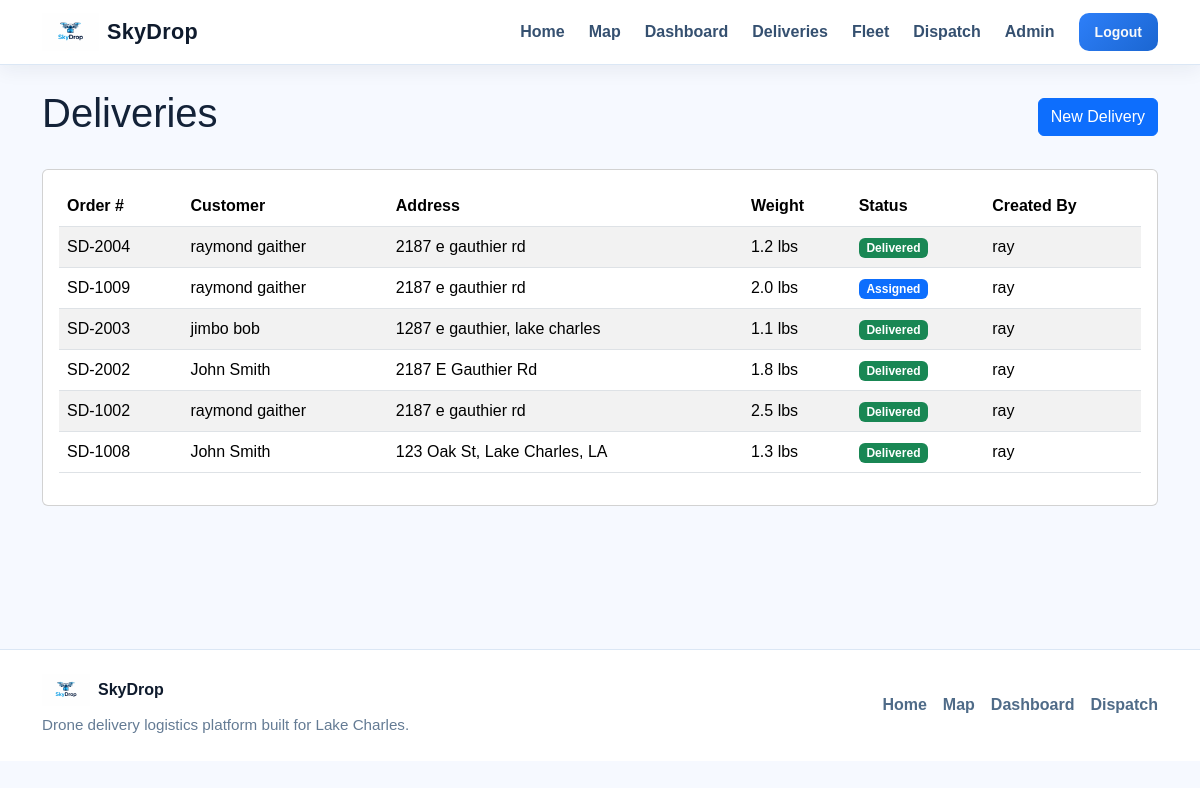
The page /deliveries/ (signed in) on the database as committed earlier.
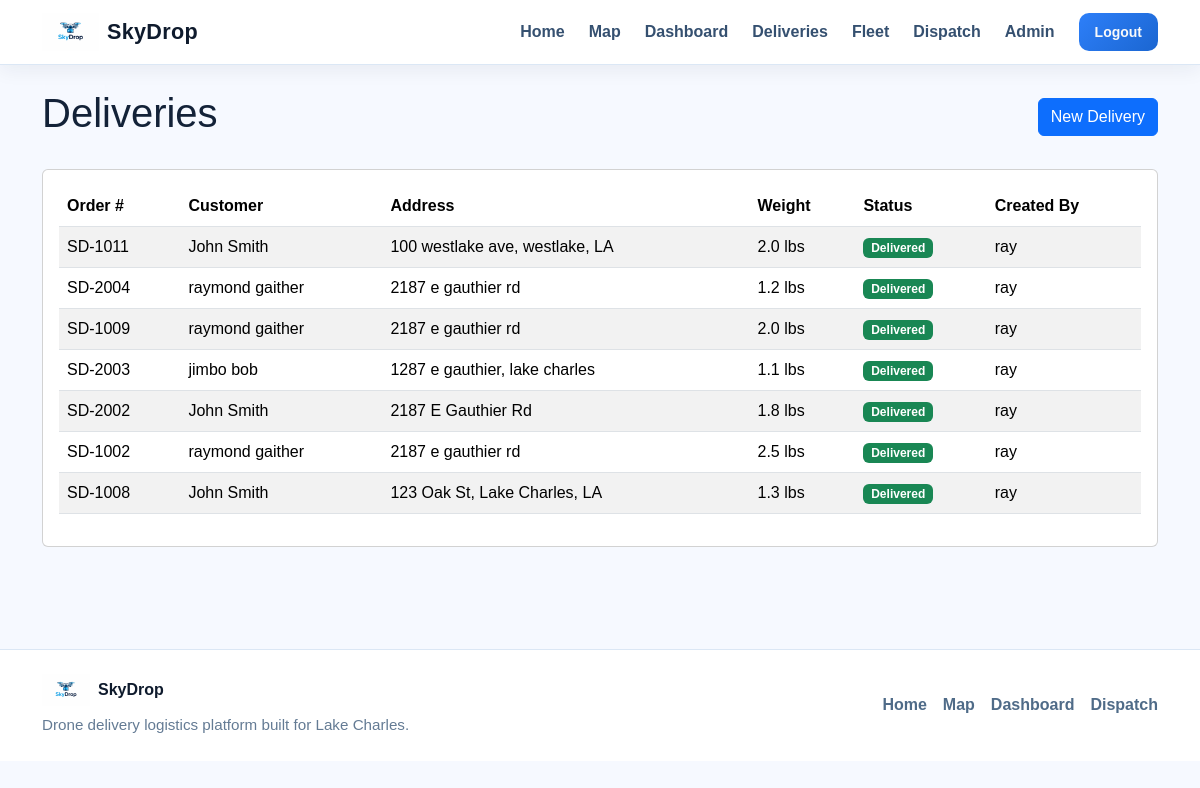
The same page on the database as committed later.
### app/models/delivery.py (models this page shows, shortened)
class Delivery(db.Model):
    __tablename__ = "deliveries"
    id = db.Column(db.Integer, primary_key=True)
    order_number = db.Column(db.String(50), unique=True, nullable=False, index=True)
    customer_name = db.Column(db.String(100), nullable=False)
    customer_address = db.Column(db.String(200), nullable=False)
    customer_phone = db.Column(db.String(30), nullable=False)
    package_weight = db.Column(db.Float, nullable=False)
    status = db.Column(db.String(50), default="pending", nullable=False, index=True)
    pickup_address = db.Column(db.String(200), nullable=True)
    pickup_lat = db.Column(db.Float, nullable=True)
    pickup_lng = db.Column(db.Float, nullable=True)
    destination_lat = db.Column(db.Float, nullable=True)
    destination_lng = db.Column(db.Float, nullable=True)
    priority = db.Column(db.String(20), default="standard", nullable=False)
    notes = db.Column(db.Text, nullable=True)
    created_at = db.Column(db.DateTime, default=datetime.utcnow, nullable=False)
    created_by_id = db.Column(db.Integer, db.ForeignKey("users.id"), nullable=False)
    mission = db.relationship(
        "Mission",
        back_populates="delivery",
        uselist=False,
        cascade="all, delete-orphan"
    )

### app/models/user.py (models this page shows, shortened)
class User(UserMixin, db.Model):
    __tablename__ = "users"
    id = db.Column(db.Integer, primary_key=True)
    name = db.Column(db.String(100), nullable=False)
    email = db.Column(db.String(120), unique=True, nullable=False)
    password_hash = db.Column(db.String(255), nullable=False)
    role = db.Column(db.String(50), default="business_staff", nullable=False)
    deliveries = db.relationship("Delivery", backref="created_by", lazy=True)
    @property
    def is_admin(self):
        return self.role == "admin"
    @property
    def is_staff(self):
        return self.role in ["admin", "business_staff"]

### app/deliveries/routes.py (the view)
@deliveries_bp.route("/")
@role_required("admin", "business_staff")
def delivery_list():
    deliveries = Delivery.query.order_by(Delivery.created_at.desc()).all()
    return render_template("deliveries/delivery_list.html", deliveries=deliveries)

### app/templates/deliveries/delivery_list.html
{% extends "base.html" %}
{% block content %}
<div class="container mt-4">
    <div class="d-flex justify-content-between align-items-center mb-4">
        <h1>Deliveries</h1>
        {% if current_user.is_authenticated and current_user.is_staff %}
            <a href="{{ url_for('deliveries.create_delivery') }}" class="btn btn-primary">
                New Delivery
            </a>
        {% endif %}
    </div>
    <div class="card p-3">
        {% if deliveries %}
            <div class="table-responsive">
                <table class="table table-striped">
                    <thead>
                        <tr>
                            <th>Order #</th>
                            <th>Customer</th>
                            <th>Address</th>
                            <th>Weight</th>
                            <th>Status</th>
                            <th>Created By</th>
                        </tr>
                    </thead>
                    <tbody>
                        {% for delivery in deliveries %}
                        <tr>
                            <td>{{ delivery.order_number }}</td>
                            <td>{{ delivery.customer_name }}</td>
                            <td>{{ delivery.customer_address }}</td>
                            <td>{{ delivery.package_weight }} lbs</td>
                            <td>
                                <span class="badge
                                    {% if delivery.status == 'pending' %}bg-secondary
                                    {% elif delivery.status == 'assigned' %}bg-primary
                                    {% elif delivery.status == 'in_flight' %}bg-warning text-dark
                                    {% elif delivery.status == 'delivered' %}bg-success
                                    {% else %}bg-dark
                                    {% endif %}">
                                    {{ delivery.status.replace('_', ' ').title() }}
                                </span>
                            </td>
                            <td>{{ delivery.created_by.name }}</td>
                        </tr>
                        {% endfor %}
                    </tbody>
                </table>
            </div>
        {% else %}
            <p class="mb-0">No deliveries yet.</p>
        {% endif %}
    </div>
</div>
{% endblock %}

### app/templates/base.html (shortened to what this page needs)
<!DOCTYPE html>
<html lang="en">
<head>
    <link href="https://cdn.jsdelivr.net/npm/bootstrap@5.3.2/dist/css/bootstrap.min.css" rel="stylesheet">
    <link rel="stylesheet" href="{{ url_for('static', filename='css/style.css') }}">
</head>
<body>
<nav class="navbar navbar-expand-lg skydrop-navbar sticky-top">
    <div class="container">
        <a class="navbar-brand fw-bold d-flex align-items-center gap-2" href="{{ url_for('main.home') }}">
            <img src="{{ url_for('static', filename='img/skydrop-logo.png') }}"
                 alt="SkyDrop Logo"
                 class="nav-logo">
            <span>SkyDrop</span>
        </a>
        <div class="collapse navbar-collapse" id="mainNav">
            <ul class="navbar-nav ms-auto align-items-lg-center gap-lg-2">
                <li class="nav-item">
                    <a class="nav-link" href="{{ url_for('main.home') }}">Home</a>
                </li>
                <li class="nav-item">
                    <a class="nav-link" href="{{ url_for('map.operations_map') }}">Map</a>
                </li>
                {% if current_user.is_authenticated and current_user.is_staff %}
                    <li class="nav-item">
                        <a class="nav-link" href="{{ url_for('dashboard.home') }}">Dashboard</a>
                    </li>
                    <li class="nav-item">
                        <a class="nav-link" href="{{ url_for('deliveries.delivery_list') }}">Deliveries</a>
                    </li>
                    <li class="nav-item">
                        <a class="nav-link" href="{{ url_for('fleet.fleet_list') }}">Fleet</a>
                    </li>
                    <li class="nav-item">
                        <a class="nav-link" href="{{ url_for('dispatch.dispatch_board') }}">Dispatch</a>
                    </li>
                {% endif %}
                {% if current_user.is_authenticated and current_user.is_admin %}
                    <li class="nav-item">
                        <a class="nav-link" href="{{ url_for('admin.user_list') }}">Admin</a>
                    </li>
                {% endif %}
                {% if current_user.is_authenticated %}
                    <li class="nav-item ms-lg-2">
                        <a class="btn btn-outline-light btn-sm nav-login-btn" href="{{ url_for('auth.logout') }}">
                            Logout
                        </a>
                    </li>
                {% else %}
                    <li class="nav-item ms-lg-2">
                        <a class="btn btn-primary btn-sm nav-login-btn" href="{{ url_for('auth.login') }}">
                            Login
                        </a>
                    </li>
                {% endif %}
            </ul>
        </div>
    </div>
</nav>
<main>
    {% block content %}{% endblock %}
</main>
<footer class="site-footer">
    <div class="container">
        <div class="row gy-3 align-items-center">
            <div class="col-md-6">
                <div class="footer-brand d-flex align-items-center gap-2">
                    <img src="{{ url_for('static', filename='img/skydrop-logo.png') }}"
                         alt="SkyDrop Logo"
                         class="footer-logo">
                    <span class="fw-bold">SkyDrop</span>
                </div>
                <p class="footer-text mt-2 mb-0">
                    Drone delivery logistics platform built for Lake Charles.
                </p>
            </div>
            <div class="col-md-6 text-md-end">
                <div class="footer-links d-flex flex-wrap justify-content-md-end gap-3">
                    <a href="{{ url_for('main.home') }}">Home</a>
                    <a href="{{ url_for('map.operations_map') }}">Map</a>
                    {% if current_user.is_authenticated and current_user.is_staff %}
                        <a href="{{ url_for('dashboard.home') }}">Dashboard</a>
                        <a href="{{ url_for('dispatch.dispatch_board') }}">Dispatch</a>
                    {% endif %}
                </div>
            </div>
        </div>
    </div>
</footer>
</body>
</html>

### app/static/css/style.css (style rules this page uses)
body { background-color: #f6f9ff; color: #132238; font-family: Arial, Helvetica, sans-serif; }
.skydrop-navbar { background: #ffffff; border-bottom: 1px solid #dbe7f5; box-shadow: 0 6px 18px rgba(15, 27, 45, 0.06); }
.navbar-brand { color: #0f1b2d !important; font-size: 1.35rem; letter-spacing: 0.3px; }
.nav-link { color: #355070 !important; font-weight: 600; }
.nav-logo { height: 38px; width: auto; object-fit: contain; }
.nav-login-btn { background: linear-gradient(135deg, #2d7ff9, #1b66d1); border: none; border-radius: 10px; padding: 0.55rem 1rem; font-weight: 700; }
main { min-height: 70vh; }
.site-footer { background: #ffffff; border-top: 1px solid #dbe7f5; padding: 1.5rem 0; margin-top: 0; }
.footer-logo { height: 32px; width: auto; object-fit: contain; }
.footer-brand span { color: #0f1b2d; }
.footer-text { color: #647b94; font-size: 0.95rem; }
.footer-links a { color: #4f6b88; text-decoration: none; font-weight: 600; }

Rows that differ between the two databases and show on the page:
added Delivery: order_number "SD-1011", customer_name "John Smith", customer_address "100 westlake ave, westlake, LA", package_weight "2.0", status.replace "Delivered", created_by.name "ray"
changed Delivery "SD-1009": status "assigned" → "delivered" (drawn); status.replace "Assigned" → "Delivered"
